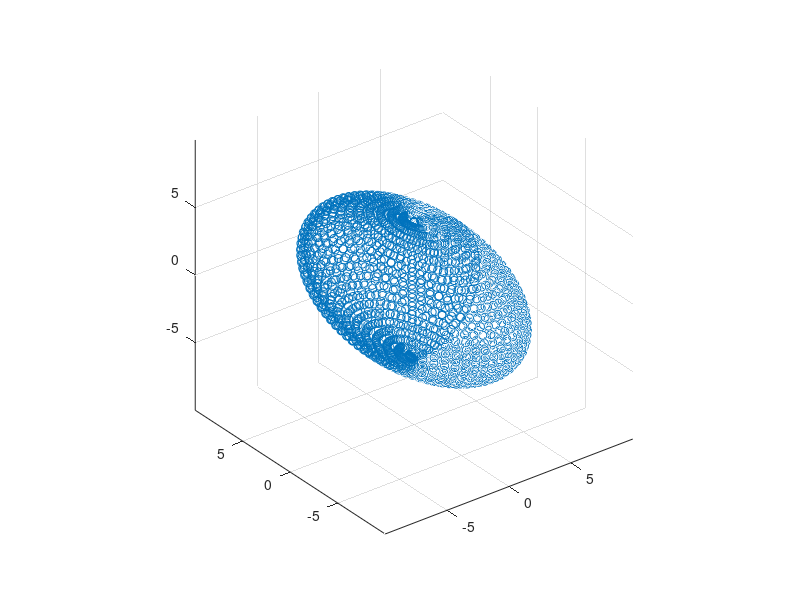

Write the MATLAB code that produced this figure.

D = 3;

% 2-D ellipse
if D == 2
  a=5; % horizontal radius
  b=10; % vertical radius
  c=5; % z axis
  x0=0; % x0,y0 ellipse centre coordinates
  y0=0;
  t=-pi:0.01:pi;
  x=x0+a*cos(t);
  y=y0+b*sin(t);
  plot(x,y)
end

% 3-D ellipsoid
if D == 3
  dt = 0.1;
  a = 5;
  b = 10;
  c = 5;
  x0 = 0;
  y0 = 0;
  z0 = 0;
  u = 0:dt:2*pi;
  v = 0:dt:pi;
  
  % pre-allocate plotting vectors 
  xs = zeros(length(u)*length(v),1);
  ys = zeros(length(u)*length(v),1);
  zs = zeros(length(u)*length(v),1); % but depends only on v
  
  % populate plotting vectors
 count = 0;
  for i = 1:length(u)
    for j = 1:length(v)
      count = count + 1;
      xs(count) = a * cos(u(i)) * sin(v(j));
      ys(count) = b * sin(u(i)) * sin(v(j));
      zs(count) = c * cos(v(j));
    end
  end
  
  scatter3(xs, ys, zs)
  axis equal
end
